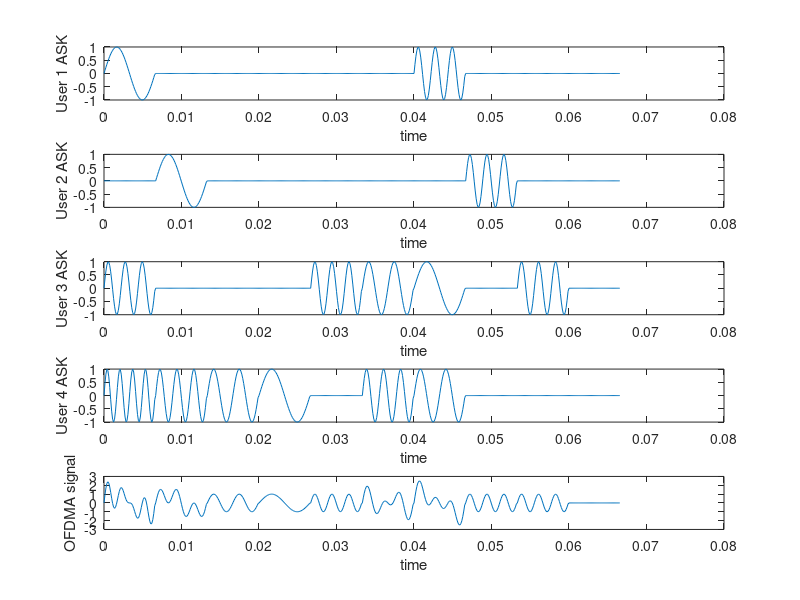

Write MATLAB code to recreate this figure.
   %%Time specifications:
   Fs = 8000;                   % samples per second
   dt = 1/Fs;                   % seconds per sample
   StopTime = 1/150;             % seconds
   regcount=10;                  %No of regions to create
   t = (0:dt:StopTime);     % seconds
   
   %%Sine wave:
   Fc = 150;                     % hertz
  fre=[150 300 450 600]';        %initial frequencies
  
  X=randi([0,1],4,regcount)' %% generates  a random 3x regcount binary array 
  %%X=[0 0 0;1 0 0 ; 0 1 0 ;0 0 1;0 1 1;1 0 1;1 1 0;1 1 1];
  
  W1a=[];
  W3a=W1a;
  W2a=W3a;
  W4a=W1a;
  for i=1:regcount
      
            W1 = X(i,1)*sin(2*pi*fre(1)*t);
            W2 = X(i,2)*sin(2*pi*fre(2)*t);
            W3 = X(i,3)*sin(2*pi*fre(3)*t);
            W4 = X(i,4)*sin(2*pi*fre(4)*t);
           
            fre=circshift(fre,1); %%shuffling frequency after each itteration
            
            W1a=[W1a W1];   %%variable size
            W2a=[W2a W2];   %%variable size
            W3a=[W3a W3];   %%variable size
            W4a=[W4a W4];   %%variable size
      
  end
  Wave=W1a+W2a+W3a+W4a;
  dt2=(regcount*StopTime)/length(Wave); %%step size for complete signal
  t2=(0:dt2:regcount*StopTime-dt2);  %% independent variable for the complete signal 
     
   subplot(5,1,1);
  plot(t2,W1a);
    xlabel('time') 
  ylabel('User 1 ASK')
    subplot(5,1,2);
  plot(t2,W2a);
    xlabel('time') 
  ylabel('User 2 ASK')
    subplot(5,1,3);
  plot(t2,W3a);
    xlabel('time') 
  ylabel('User 3 ASK')
    subplot(5,1,4);
  plot(t2,W4a);
    xlabel('time') 
  ylabel('User 4 ASK')
    subplot(5,1,5);
  plot(t2,Wave);
    xlabel('time') 
  ylabel('OFDMA signal')
  
  